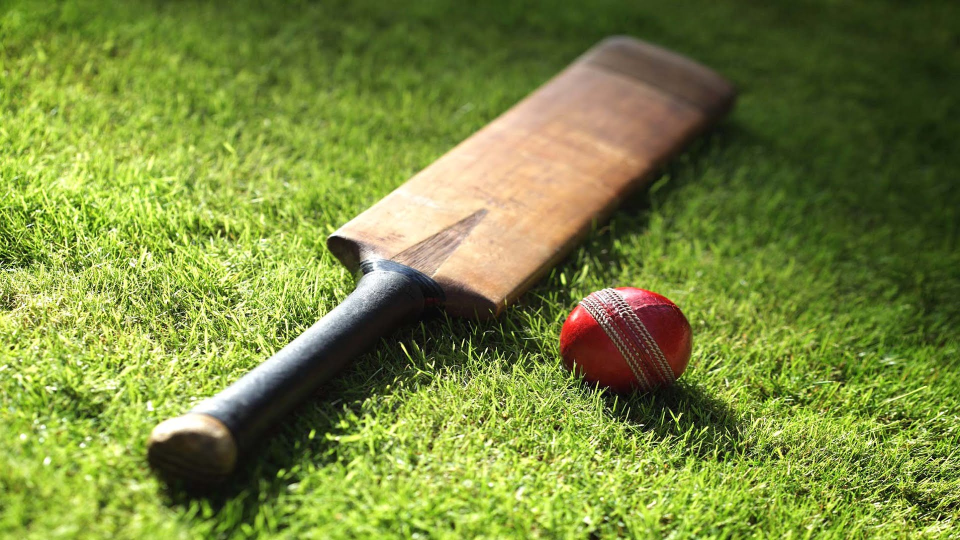
#> input picture computer vision/cricketbat.jpg, 1920 x 1080 px, found by its file name (shown at 1/2 size)
$ python lesson3act1.py
#> lines starting #> are read from the running program, lines starting #| are printed output that depends on the picture
import cv2
import matplotlib.pyplot as plt
image = cv2.imread('computer vision\cricketbat.jpg')
#> image is the input picture: shape (1080, 1920, 3); mean B, G, R 61.1, 136.3, 121.2
image_rgb = cv2.cvtColor(image, cv2.COLOR_BGR2RGB)
plt.imshow(image_rgb)
plt.title("cricket equipments")
plt.show()
starting_point=(1122,564)
ending_point=(1383,773)
thickness = 4
image_annoted=cv2.rectangle(image_rgb,starting_point,ending_point,(0,0,255),thickness)
Label="cricket ball"
txt_origin=(1140,786)
font=cv2.FONT_HERSHEY_COMPLEX
font_scale=1.5
color=(255,255,255)
cv2.putText(image_annoted,Label,txt_origin,font,font_scale,color,2,cv2.LINE_AA)


start_point=(696,543)
end_point=(211,922)
thickness = 4
cv2.line(image_annoted,start_point,end_point,(0,0,255),thickness)

cv2.line(image_annoted,(211,922),(526,964),(0,0,255),thickness)

cv2.line(image_annoted,(526,964),(895,613),(0,0,255),thickness)

cv2.line(image_annoted,(895,613),(694,535),(0,0,255),thickness)

Label="cricket bat handle"
txt_origin=(344,1000)
font=cv2.FONT_HERSHEY_COMPLEX
font_scale=1.5
color=(255,255,255)
cv2.putText(image_annoted,Label,txt_origin,font,font_scale,color,2,cv2.LINE_AA)
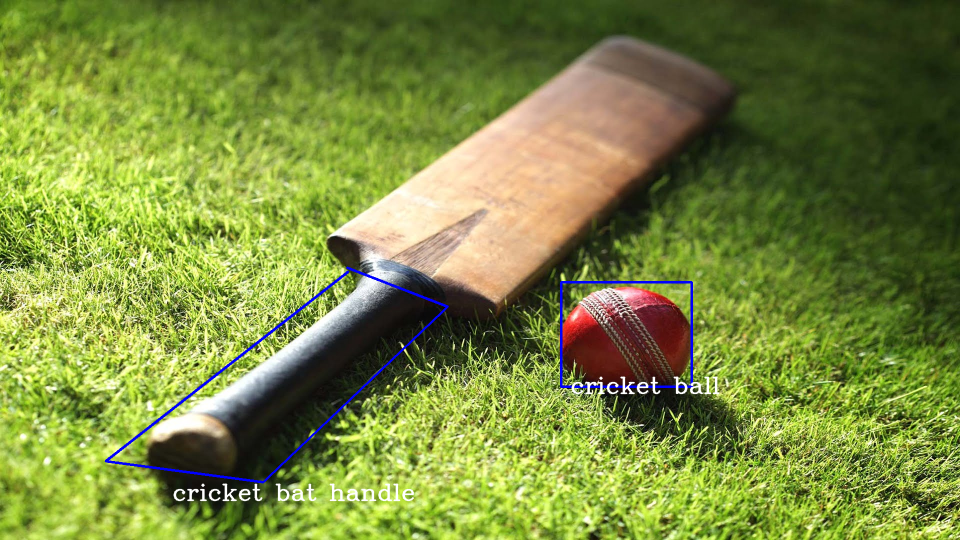
#> image_annoted: shape (1080, 1920, 3) (shown at 1/2 size); mean R, G, B 121.2, 136.2, 63.1
plt.imshow(image_annoted)
plt.title("cricket equipments")
plt.show()
